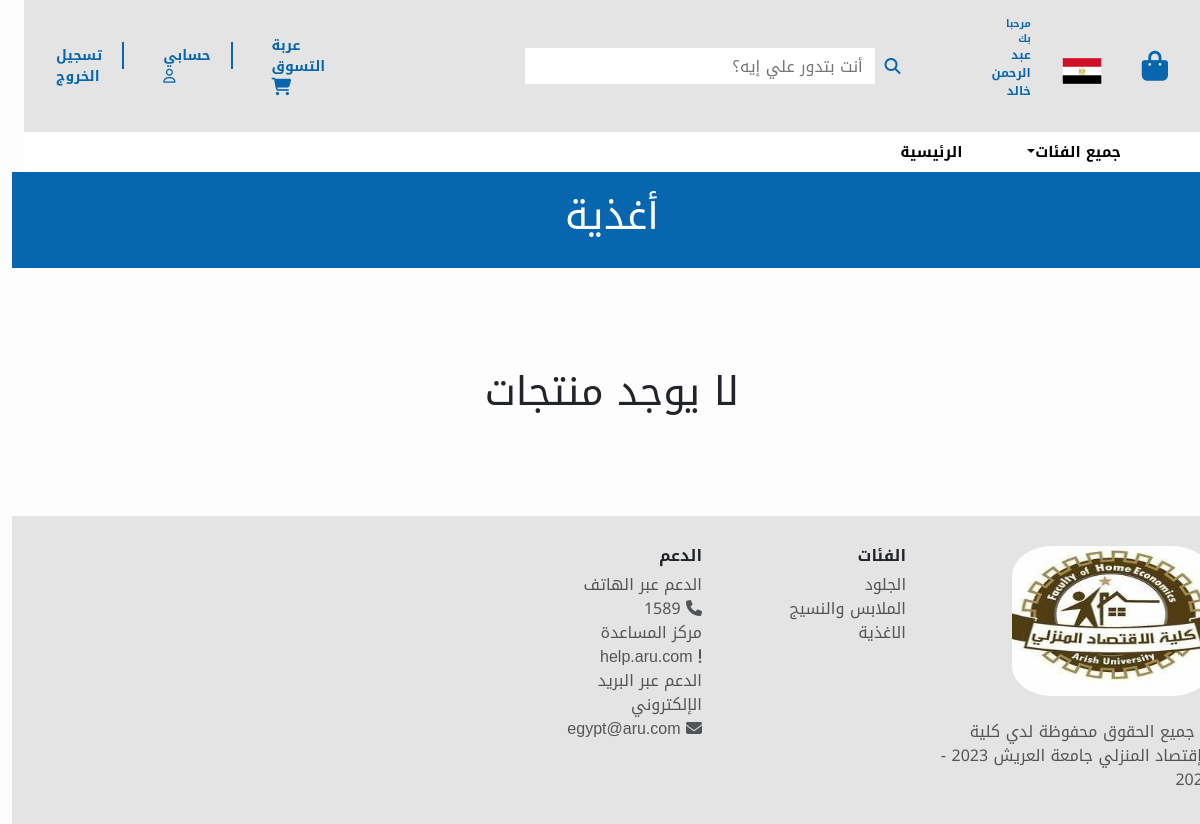
Screenshot of /category/3/ (signed in) with the database file from the repository.
### User/models.py (models this page shows)
class User(AbstractUser):
    Image = models.ImageField(upload_to='user_images', blank=True, null=True)

### product/models.py (models this page shows, shortened)
class Category(models.Model):
    Category_id = models.AutoField(primary_key=True)
    Name = models.CharField(max_length=20, unique=True, blank=True, null=True)
    describtion = models.TextField(blank=True, null=True)
    Image = models.ImageField(upload_to='category_images', blank=True, null=True)

### product/views.py (the view)
# urls.py: path('category/<int:category_id>/', CategoryListView.as_view(), name='category_detail'),
class CategoryListView(ListView):
    model = Item_product
    template_name = 'category.html'
    context_object_name = 'products'
    def get_queryset(self):
        category_id = self.kwargs['category_id']
        queryset = super().get_queryset()
        category_products = queryset.filter(Category__Category_id=category_id)
        products_grouped = defaultdict(list)
        for product in category_products:
            subcategory_name = product.Subcategory.Name if product.Subcategory else 'No Subcategory'
            products_grouped[subcategory_name].append(product)
        return dict(products_grouped)
    def get_context_data(self, **kwargs):
        context = super().get_context_data(**kwargs)
        category_id = self.kwargs['category_id']
        category_name = Category.objects.get(Category_id=category_id).Name
        context['category_name'] = category_name
        context['category_id'] = category_id
        subcategories = Subcategory.objects.filter(Category__Category_id=category_id)
        context['subcategories'] = subcategories
        return context

### product/templates/category.html (shortened to what this page needs)
{% extends "main.html" %}
{% load static %}
{% block body %}
<div class="custom-div">
  <h1 class="custom-text">
           {{ category_name }}
  </h1>
</div>
{% if products %}
  <div class="container" >
    {% for subcategory, products in products.items %}
    <div id="{{ subcategory.Subcategory_id }}" class="category-section">
      <h1 style="padding-top: 20px; font-size: 30px; margin-right: 20px;">
         {{ subcategory }} {{subcategory.Subcategory_id}}
      </h1>
    </div>
      {% for product in products %}
      <div class="card-1 card-div">
        <div class="gow-img-div img-div" style="position: relative;">
          <span style="position: absolute; top: -10px; right: 80%; color: white; padding: 2px 5px;">
            <img src="{% static 'images/download.png' %}" style="height: 30px; width: 60px;" alt="">
          </span>
          <img src="{{ product.product_image_set.first.Image.url }}" alt="{{ product.Product_name }} Image">
      </div>
        <div class="text-container">
          <a href="" style="text-decoration: none;"><h2 class="item-name">{{ product.Product_name }}</h2></a>
          <p class="date">{{ product.Category.Name }}</p>
          <div class="pricing-and-cart">
            <div class="pricing">
              <p class="previous-price"> {{ product.discounted_price }}</p>
              <p class="current-price">{{ product.price }}LE</p>
            </div>
            <a href=""><i class="fas fa-shopping-cart"></i></a>
          </div>
        </div>
      </div>
      {% endfor %}
    {% endfor %}
    </div>
    {% else %}
    <h1 style="text-align: center; margin: 100px;">لا يوجد منتجات</h1>
  {% endif %}
{% endblock body %}

### templates/main.html (shortened to what this page needs)
{% load static %}
<!DOCTYPE html>
<html lang="ar">
<head>
  <link rel="stylesheet" href=" https://cdnjs.cloudflare.com/ajax/libs/font-awesome/5.15.4/css/all.min.css">
  <link rel="stylesheet" href="https://cdn.jsdelivr.net/npm/bootstrap@5.3.0/dist/css/bootstrap.min.css">
    <link rel="stylesheet" href="{% static 'css/home.css'%}">
</head>
<body>
  <div class="container" style="max-width: 100%;">
    <nav class="navbar navbar-expand-lg scroll-nav" style="max-width: 100%; background-color: #e4e4e4;">
        <a class="navbar-brand" href="#">
            <i class="fa-solid fa-bag-shopping fa-xl" style="color: #0766AD;"></i>
        </a>
        <div class="collapse navbar-collapse" id="navbarNav">
            <ul class="navbar-nav ml-auto align-items-center order-first">
                <li class="nav-item">
                    <img src="{% static 'images/e.png' %} " style="width: 40px; height: 40px; margin-top: 10px;" alt="">
                </li>
                {% if user.is_authenticated %}
                <li class="nav-item">
                    <a class="nav-link" style="font-size: 10px;" href="#">
                        مرحبا بك
                        <p style="font-size: 12px;">
                          {{ user.first_name}} {{ user.last_name|slice:":5" }}
                        </p>
                    </a>
                </li>
                {% endif %}
                <li class="nav-item search-bar" style="margin-right: 70px;">
                    <div class="search-bar">
                        <i class="fas fa-search"></i>
                        <input type="text" placeholder="أنت بتدور علي إيه؟">
                    </div>
                </li>
            </ul>
            <ul class="navbar-nav ml-auto align-items-center">
                {% if user.is_authenticated %}
                    <li class="nav-item" style="text-align: left; margin-right: 120px;" >
                        <a class="nav-link" style="font-size: 14px; position: relative;" href="{% url 'cart_detail' %}">
                            عربة التسوق
                        </a>
                    </li>
                    <li class="nav-item" style="text-align: left;">
                      <a class="nav-link" style="font-size: 14px;" href="{% url 'profile' %}">
                        <span class="vertical-line"></span>
                          حسابي
                          <i class="fa-regular fa-user"></i>
                      </a>
                  </li>
                    <li class="nav-item">
                      <a class="nav-link" style="font-size: 14px; text-align: left;" href="{% url 'logout' %}">
                        <span class="vertical-line"></span>
                          تسجيل الخروج
                      </a>
                  </li>
                {% endif %}
            </ul>
        </div>
    </nav>
</div>
<div class="container" style="max-width: 100%; height: 40px; z-index: 1;">
  <nav class="navbar navbar-expand-lg scroll-nav" style="max-width: 100%; height: 40px; text-align: right;">
    <div class="collapse navbar-collapse" id="navbarNav">
      <ul class="navbar-nav left-side justify-content-end">
        <li class="nav-item2 dropdown" style="margin-left: 30px;">
          <a class="nav-link dropdown-toggle" id="navbarDropdown" href="#" role="button" data-bs-toggle="dropdown" aria-haspopup="true" aria-expanded="false">جميع الفئات</a>
        </li>
        <li class="nav-item2">
          <a class="nav-link" href="{% url 'home' %}">الرئيسية</a>
        </li>
      </ul>
    </div>
  </nav>
</div>
{% block body %}
{% endblock body %}
<div class="">
<div class="" style="background-color: #e4e4e4; ">
<div class="row d-flex"style="padding-top: 30px;">
<div class="col-md-12 col-lg-3 mb-3" >
<img src="{% static 'images/8.png' %} " width="200" height="150" style="border-radius:20% ;"></img>
<p class="mt-4 text-muted">© جميع الحقوق محفوظة لدي كلية الإقتصاد المنزلي جامعة العريش 2023 - 2024</p>
</div>
<div class="col-6 col-sm-6 col-md-4 col-lg-2">
 <h6 class="h6 fw-bold">الفئات</h6>
   <a
      href="#" class="text-decoration-none text-muted"> الجلود</a>
  <a
     href="#" class="text-decoration-none text-muted"> الملابس والنسيج</a>
  <a
     href="#" class="text-decoration-none text-muted">الاغذية</a>
</div>
<div class="col-6 col-sm-6 col-md-4 col-lg-2 mt-3 mt-md-0">
 <h6 class="h6 fw-bold">الدعم</h6>
 <a href="#" class="text-decoration-none text-muted">الدعم عبر الهاتف</a>
  <a href="#" class="text-decoration-none text-muted"><i class="fa-solid fa-phone"></i> 1589</a>
  <a href="#" class="text-decoration-none text-muted">مركز المساعدة</a>
  <a href="#" class="text-decoration-none text-muted"><i class="fa-solid fa-exclamation"></i> help.aru.com</a>
  <a href="#" class="text-decoration-none text-muted">الدعم عبر البريد الإلكتروني</a>
  <a href="#" class="text-decoration-none text-muted"><i class="fa-solid fa-envelope"></i> egypt@aru.com</a>
</div>
</div>
</body>
</html>

### static/css/home.css (style rules this page uses)
body { background-color: #fdfdfd; direction: rtl; font-family: 'Noto Kufi Arabic', sans-serif; }
.col-6 > a { display:block; }
.navbar { padding: 8px 16px; background-color: #ffffff; }
.navbar-nav .nav-item { margin-left: 8px; }
.nav-link { color: #0766AD; font-size: 18px; font-weight: bold; margin-right: 15px; }
.vertical-line { border-left: 2px solid #0766AD; margin-left: 20px; }
.search-bar { display: flex; align-items: center; }
.search-bar input[type="text"] { height: 36px; width: 350px; padding: 12px; border: 0px; outline: none; margin-right: 10px; }
.search-bar .fa-search { color: #0766AD; margin-right: 5px; }
.navbar-nav.left-side { margin-left: auto; }
.nav-item2 .nav-link { color: #000000; font-size: 15px; text-align: right; }
.container { position: relative; width: 100%; }
:root { font-size: 16px; --heading-color: hsl(0, 0%, 7%); --date-text-color: hsl(0, 0%, 51%); --previous-price-text-color: hsl(0, 98%, 44%); --current-price-text-color: hsla(0, 0%, 0%, 0.822); --liked-heart-icon-color: hsl(0, 98%, 44%); --heart-icon-color: whitesmoke; --pricing-font-weight: 800; --title-font-weight: 800; --date-font-weight: 550; --card-main-color : whitesmoke; --card-1-secondary-color: #0766AD; --card-2-secondary-color: rgb(67,53,27); --card-3-secondary-color: rgb(178,180,179); --card-4-secondary-color: rgb(96,109,117); }

### product/templates/category.html (style rules this page uses)
.custom-div { position: relative; text-align: center; padding: 20px; background-color: #0766AD; }
.custom-text { color: #ffffff; font-size: 40px; }

### rows the page displays
User: first_name "عبد الرحمن", last_name "خالد"
Category: Name "أغذية"
